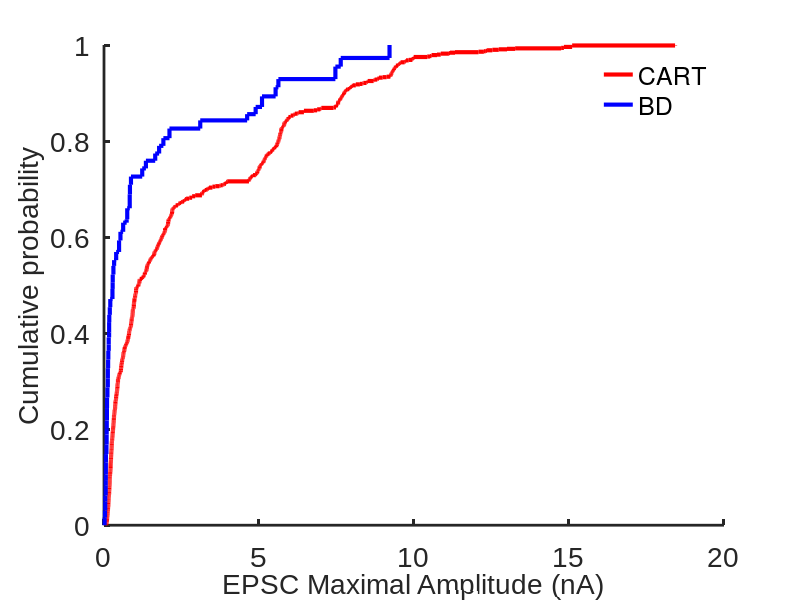
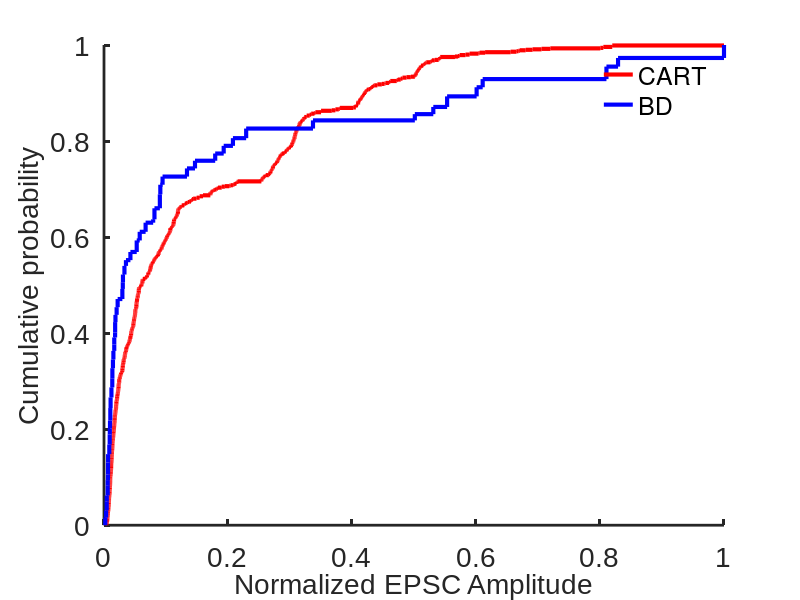
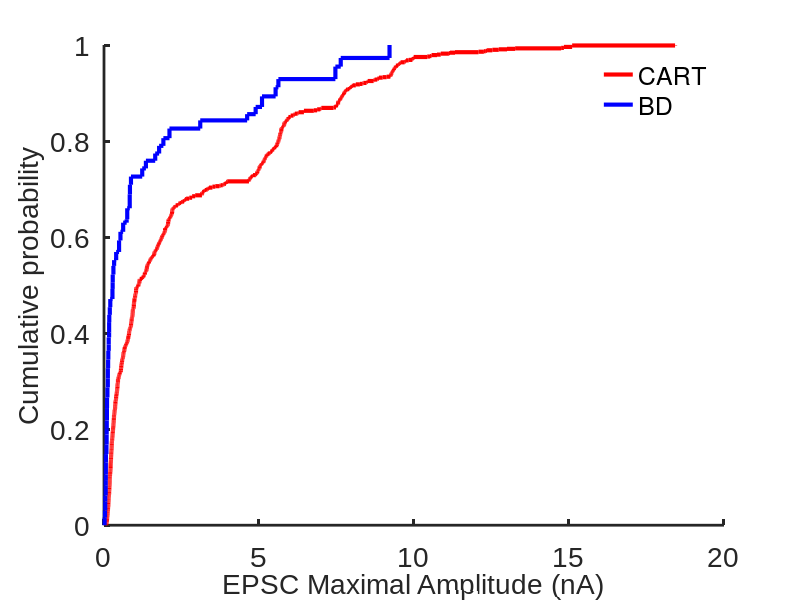
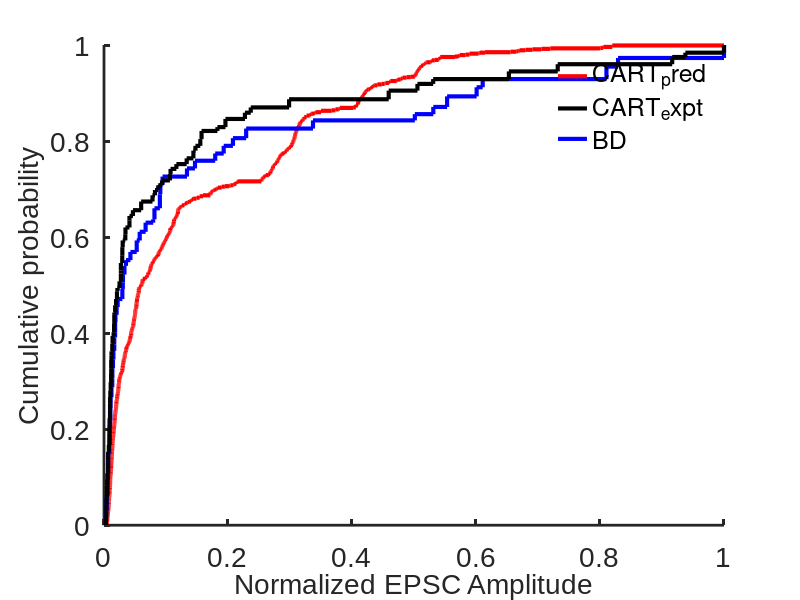

These figures' MATLAB source, in order:
close all
clear variables
clc

data = importdata('BD_AMPA_MAX.csv'); % Pool of maximum currents evoked by BD-CreER+ inputs 
data_cart = importdata('CART_AMPA_MAX.csv'); % Pool of maximum currents evoked by CART-Cre+ inputs
TC_total = 1000; 
BD_frac = 0.494; % Fraction of ventral ooDSGCs 
Dors_frac = 0.506; % Fraction of dorsal ooDSGCs

RGC_BD = [];
RGC_Dors = [];
RGC_CART = [];
CART = [];

i = 1;
while i <= TC_total 
    RGC_Dors (i) = data(randi(size(data,1)));
    RGC_BD (i) = data(randi(size(data,1)));
    RGC_CART (i) = RGC_Dors (i) + RGC_BD (i);
    CART(i) = data_cart(randi(size(data_cart,1)));
    i = i+1;
end

RGC_CART_plot = cdfplot (RGC_CART);
hold on;
BD_plot = cdfplot (RGC_BD);
hold on;
set (RGC_CART_plot, 'LineWidth', 3, 'Color', 'R');
set (BD_plot, 'LineWidth', 3, 'Color', 'B');
set(gca, 'LineWidth', 2);
set(gca, 'FontName', 'Arial');
set(gca, 'FontSize', 20);
box off
grid off
xlabel('EPSC Maximal Amplitude (nA)','FontSize',20);
ylabel('Cumulative probability','FontSize',20);
legend([RGC_CART_plot BD_plot], 'CART', 'BD', 'Location', 'best')
%legend("");
legend boxoff
title("");

nor_RGC_CART = RGC_CART / max (RGC_CART);
nor_RGC_BD = RGC_BD / max (RGC_BD);
nor_CART = CART / max (CART);

figure (2);
nor_RGC_CART_plot = cdfplot (nor_RGC_CART);
hold on;
nor_BD_plot = cdfplot (nor_RGC_BD);
set (nor_RGC_CART_plot, 'LineWidth', 3, 'Color', 'R');
set (nor_BD_plot, 'LineWidth', 3, 'Color', 'B');
set(gca, 'LineWidth', 2);
set(gca, 'FontName', 'Arial');
set(gca, 'FontSize', 20);
box off
grid off
xlabel('Normalized EPSC Amplitude','FontSize',20);
ylabel('Cumulative probability','FontSize',20);
legend([nor_RGC_CART_plot nor_BD_plot], 'CART', 'BD', 'Location', 'best')
%legend ("");
legend boxoff
title("");

j = 1;
i = 1;
while j <= length (RGC_CART)
    if RGC_CART (j) > 0
        RGC_CART_nonZ (i) = RGC_CART (j);
        i = i+1;
    else
    end
    j = j+1;
end

j = 1;
i = 1;
while j <= length (RGC_BD)
    if RGC_BD (j) > 0
        RGC_BD_nonZ (i) = RGC_BD (j);
        i = i+1;
    else
    end
    j = j+1;
end

j = 1;
i = 1;
while j <= length (RGC_Dors)
    if RGC_Dors (j) > 0
        RGC_Dors_nonZ (i) = RGC_Dors (j);
        i = i+1;
    else
    end
    j = j+1;
end

j = 1;
i = 1;
while j <= length (CART)
    if CART (j) > 0
        CART_nonZ (i) = CART (j);
        i = i+1;
    else
    end
    j = j+1;
end

figure (3);
RGC_CART_nonZ_plot = cdfplot (RGC_CART_nonZ);
hold on;
RGC_BD_nonZ_plot = cdfplot (RGC_BD_nonZ);
set (RGC_CART_nonZ_plot, 'LineWidth', 3, 'Color', 'R');
set (RGC_BD_nonZ_plot, 'LineWidth', 3, 'Color', 'B');
set(gca, 'LineWidth', 2);
set(gca, 'FontName', 'Arial');
set(gca, 'FontSize', 20);
box off
grid off
xlabel('EPSC Maximal Amplitude (nA)','FontSize',20);
ylabel('Cumulative probability','FontSize',20);
legend([RGC_CART_nonZ_plot RGC_BD_nonZ_plot], 'CART', 'BD', 'Location', 'best')
%legend("");
legend boxoff
title("");

j = 1;
i = 1;
while j <= length (nor_RGC_CART)
    if nor_RGC_CART (j) > 0
        nor_RGC_CART_nonZ (i) = nor_RGC_CART (j);
        i = i+1;
    else
    end
    j = j+1;
end

j = 1;
i = 1;
while j <= length (nor_RGC_BD)
    if nor_RGC_BD (j) > 0
        nor_RGC_BD_nonZ (i) = nor_RGC_BD (j);
        i = i+1;
    else
    end
    j = j+1;
end

j = 1;
i = 1;
while j <= length (nor_CART)
    if nor_CART (j) > 0
        nor_CART_nonZ (i) = nor_CART (j);
        i = i+1;
    else
    end
    j = j+1;
end

figure (4);
nor_RGC_CART_nonZ_plot = cdfplot (nor_RGC_CART_nonZ);
hold on;
nor_RGC_BD_nonZ_plot = cdfplot (nor_RGC_BD_nonZ);
hold on;
nor_CART_nonZ_plot = cdfplot (nor_CART_nonZ);
set (nor_RGC_CART_nonZ_plot, 'LineWidth', 3, 'Color', 'R');
set (nor_RGC_BD_nonZ_plot, 'LineWidth', 3, 'Color', 'B');
set (nor_CART_nonZ_plot, 'LineWidth', 3, 'Color', 'k');
set(gca, 'LineWidth', 2);
set(gca, 'FontName', 'Arial');
set(gca, 'FontSize', 20);
box off
grid off
xlabel('Normalized EPSC Amplitude','FontSize',20);
ylabel('Cumulative probability','FontSize',20);
legend([nor_RGC_CART_nonZ_plot nor_CART_nonZ_plot nor_RGC_BD_nonZ_plot], 'CART_pred', 'CART_expt', 'BD', 'Location', 'best');
%legend("");
legend boxoff
title("");
[nor_nonZ_h1,p1] = kstest2 (nor_RGC_CART_nonZ, nor_RGC_BD_nonZ);
[nor_nonZ_h2,p2] = kstest2 (nor_RGC_CART_nonZ, nor_CART_nonZ);
[nor_nonZ_h3,p3] = kstest2 (nor_RGC_BD_nonZ, nor_CART_nonZ);
test_result = [nor_nonZ_h1, p1; nor_nonZ_h2, p2;nor_nonZ_h3,p3];


